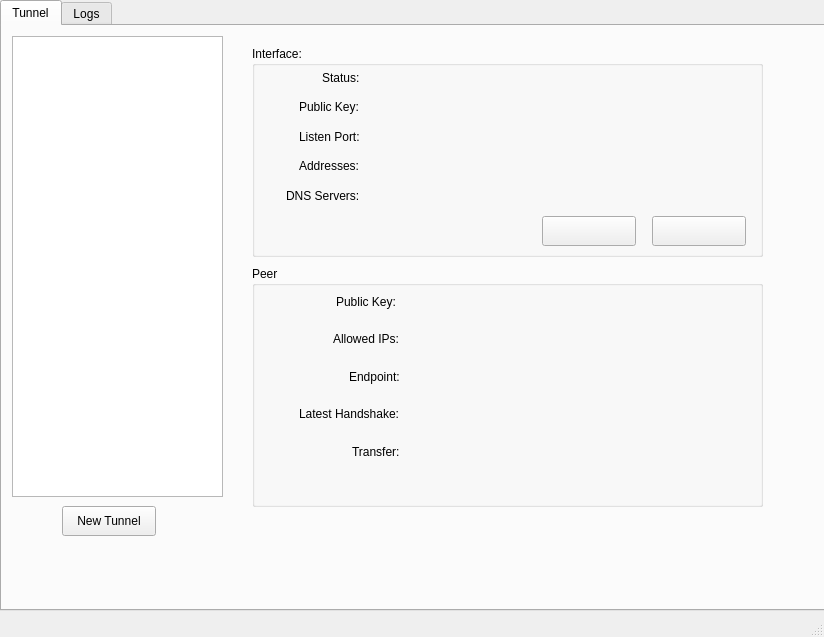
<?xml version="1.0" encoding="UTF-8"?>
<ui version="4.0">
 <class>MainWindow</class>
 <widget class="QMainWindow" name="MainWindow">
  <property name="geometry">
   <rect>
    <x>0</x>
    <y>0</y>
    <width>824</width>
    <height>637</height>
   </rect>
  </property>
  <property name="windowTitle">
   <string>MainWindow</string>
  </property>
  <widget class="QWidget" name="centralwidget">
   <widget class="QTabWidget" name="Tab">
    <property name="geometry">
     <rect>
      <x>0</x>
      <y>0</y>
      <width>831</width>
      <height>611</height>
     </rect>
    </property>
    <property name="currentIndex">
     <number>0</number>
    </property>
    <widget class="QWidget" name="Tunnel">
     <attribute name="title">
      <string>Tunnel</string>
     </attribute>
     <widget class="QListWidget" name="listWidget">
      <property name="geometry">
       <rect>
        <x>10</x>
        <y>10</y>
        <width>211</width>
        <height>461</height>
       </rect>
      </property>
     </widget>
     <widget class="QGroupBox" name="groupBox">
      <property name="geometry">
       <rect>
        <x>250</x>
        <y>240</y>
        <width>511</width>
        <height>241</height>
       </rect>
      </property>
      <property name="title">
       <string>Peer</string>
      </property>
      <widget class="QWidget" name="verticalLayoutWidget_2">
       <property name="geometry">
        <rect>
         <x>20</x>
         <y>20</y>
         <width>131</width>
         <height>181</height>
        </rect>
       </property>
       <layout class="QVBoxLayout" name="verticalLayout_2">
        <item alignment="Qt::AlignRight">
         <widget class="QLabel" name="label_6">
          <property name="text">
           <string>Public Key:  </string>
          </property>
         </widget>
        </item>
        <item alignment="Qt::AlignRight">
         <widget class="QLabel" name="label_8">
          <property name="text">
           <string>Allowed IPs: </string>
          </property>
         </widget>
        </item>
        <item alignment="Qt::AlignRight">
         <widget class="QLabel" name="label_7">
          <property name="text">
           <string>Endpoint: </string>
          </property>
         </widget>
        </item>
        <item alignment="Qt::AlignRight">
         <widget class="QLabel" name="label_10">
          <property name="text">
           <string>Latest Handshake: </string>
          </property>
         </widget>
        </item>
        <item alignment="Qt::AlignRight">
         <widget class="QLabel" name="label_9">
          <property name="text">
           <string>Transfer: </string>
          </property>
         </widget>
        </item>
       </layout>
      </widget>
      <widget class="QWidget" name="verticalLayoutWidget_4">
       <property name="geometry">
        <rect>
         <x>160</x>
         <y>20</y>
         <width>311</width>
         <height>181</height>
        </rect>
       </property>
       <layout class="QVBoxLayout" name="verticalLayout_4">
        <item>
         <widget class="QLabel" name="peer_public_key">
          <property name="text">
           <string/>
          </property>
         </widget>
        </item>
        <item>
         <widget class="QLabel" name="peer_allowed_ip">
          <property name="text">
           <string/>
          </property>
         </widget>
        </item>
        <item>
         <widget class="QLabel" name="peer_endpoint">
          <property name="text">
           <string/>
          </property>
         </widget>
        </item>
        <item>
         <widget class="QLabel" name="peer_latest_handshake">
          <property name="text">
           <string/>
          </property>
         </widget>
        </item>
        <item>
         <widget class="QLabel" name="peer_transfer">
          <property name="text">
           <string/>
          </property>
         </widget>
        </item>
       </layout>
      </widget>
     </widget>
     <widget class="QGroupBox" name="groupBox_interface">
      <property name="geometry">
       <rect>
        <x>250</x>
        <y>20</y>
        <width>511</width>
        <height>211</height>
       </rect>
      </property>
      <property name="font">
       <font>
        <underline>false</underline>
        <strikeout>false</strikeout>
       </font>
      </property>
      <property name="title">
       <string>Interface: </string>
      </property>
      <property name="checkable">
       <bool>false</bool>
      </property>
      <widget class="QWidget" name="verticalLayoutWidget">
       <property name="geometry">
        <rect>
         <x>20</x>
         <y>20</y>
         <width>91</width>
         <height>141</height>
        </rect>
       </property>
       <layout class="QVBoxLayout" name="verticalLayout">
        <item alignment="Qt::AlignRight">
         <widget class="QLabel" name="label">
          <property name="text">
           <string>Status: </string>
          </property>
         </widget>
        </item>
        <item alignment="Qt::AlignRight">
         <widget class="QLabel" name="label_2">
          <property name="text">
           <string>Public Key: </string>
          </property>
         </widget>
        </item>
        <item alignment="Qt::AlignRight">
         <widget class="QLabel" name="label_3">
          <property name="text">
           <string>Listen Port: </string>
          </property>
         </widget>
        </item>
        <item alignment="Qt::AlignRight">
         <widget class="QLabel" name="label_4">
          <property name="text">
           <string>Addresses: </string>
          </property>
         </widget>
        </item>
        <item alignment="Qt::AlignRight">
         <widget class="QLabel" name="label_5">
          <property name="text">
           <string>DNS Servers: </string>
          </property>
         </widget>
        </item>
       </layout>
      </widget>
      <widget class="QWidget" name="verticalLayoutWidget_3">
       <property name="geometry">
        <rect>
         <x>120</x>
         <y>20</y>
         <width>351</width>
         <height>141</height>
        </rect>
       </property>
       <layout class="QVBoxLayout" name="verticalLayout_3">
        <item>
         <widget class="QLabel" name="interface_status">
          <property name="text">
           <string/>
          </property>
         </widget>
        </item>
        <item>
         <widget class="QLabel" name="interface_public_key">
          <property name="text">
           <string/>
          </property>
         </widget>
        </item>
        <item>
         <widget class="QLabel" name="interface_listen_port">
          <property name="text">
           <string/>
          </property>
         </widget>
        </item>
        <item>
         <widget class="QLabel" name="interface_listen_address">
          <property name="text">
           <string/>
          </property>
         </widget>
        </item>
        <item>
         <widget class="QLabel" name="interface_dns_server">
          <property name="text">
           <string/>
          </property>
         </widget>
        </item>
       </layout>
      </widget>
      <widget class="QPushButton" name="btnConnection">
       <property name="geometry">
        <rect>
         <x>400</x>
         <y>170</y>
         <width>94</width>
         <height>30</height>
        </rect>
       </property>
       <property name="text">
        <string/>
       </property>
      </widget>
      <widget class="QPushButton" name="btnEdit">
       <property name="geometry">
        <rect>
         <x>290</x>
         <y>170</y>
         <width>94</width>
         <height>30</height>
        </rect>
       </property>
       <property name="text">
        <string/>
       </property>
      </widget>
     </widget>
     <widget class="QPushButton" name="btnNewTunnel">
      <property name="geometry">
       <rect>
        <x>60</x>
        <y>480</y>
        <width>94</width>
        <height>30</height>
       </rect>
      </property>
      <property name="text">
       <string>New Tunnel</string>
      </property>
     </widget>
    </widget>
    <widget class="QWidget" name="Log">
     <attribute name="title">
      <string>Logs</string>
     </attribute>
     <widget class="QTextBrowser" name="textBrowser">
      <property name="geometry">
       <rect>
        <x>20</x>
        <y>20</y>
        <width>751</width>
        <height>481</height>
       </rect>
      </property>
     </widget>
    </widget>
   </widget>
  </widget>
  <widget class="QMenuBar" name="menubar">
   <property name="geometry">
    <rect>
     <x>0</x>
     <y>0</y>
     <width>824</width>
     <height>27</height>
    </rect>
   </property>
  </widget>
  <widget class="QStatusBar" name="statusbar"/>
 </widget>
 <resources/>
 <connections/>
</ui>
